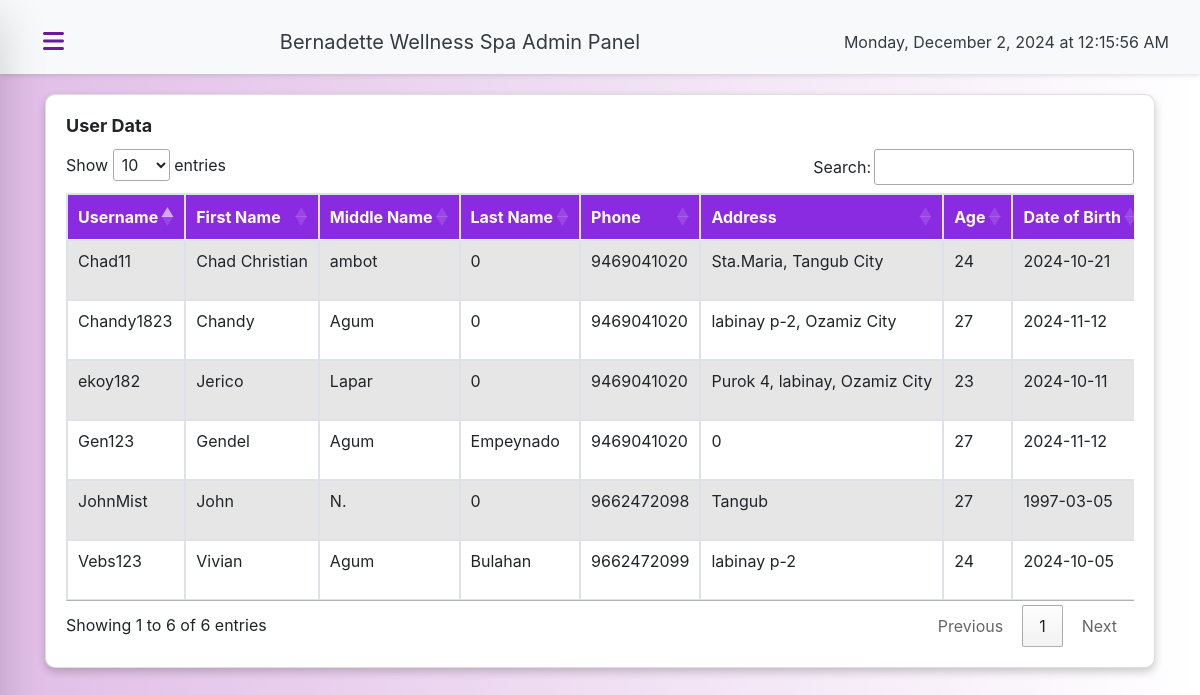
/login/process/view_all_users.php, run on the app's committed database.
### tables this page shows
CREATE TABLE `tbl_users` (
  `user_id` int(11) NOT NULL,
  `username` varchar(50) NOT NULL,
  `firstname` varchar(50) NOT NULL,
  `middlename` varchar(50) DEFAULT NULL,
  `lastname` varchar(255) NOT NULL,
  `phone` varchar(15) NOT NULL,
  `address` varchar(255) NOT NULL,
  `age` int(11) NOT NULL,
  `dob` date NOT NULL,
  `gender` enum('male','female','other') NOT NULL,
  `password` varchar(255) NOT NULL,
  `created_at` timestamp NOT NULL DEFAULT current_timestamp(),
  `otp` int(6) DEFAULT NULL,
  `email` varchar(255) NOT NULL,
  `is_active` tinyint(1) DEFAULT 1
);

### login/process/view_all_users.php (the view, shortened to what this page needs)
<?php
include '../../db_connection/db_connection.php';
include '../../includes/header.php';
?>
<header class="navbar" shadow-sm>
    <div class="container d-flex align-items-center justify-content-between">
        <button class="sidebar-toggle btn btn-outline-danger me-3" onclick="toggleSidebar()"
            aria-label="Toggle Sidebar">
            <i class="fas fa-bars"></i>
        </button>
        <a href="add_category.php" class="navbar-brand text-dark">Bernadette Wellness Spa Admin Panel</a>
        <div class="ms-auto">
            <span id="currentDateTime" class="text-dark"></span>
        </div>
    </div>
</header>
<!DOCTYPE html>
<html lang="en">
<head>
    <link rel="stylesheet" href="https://stackpath.bootstrapcdn.com/bootstrap/4.5.2/css/bootstrap.min.css">
    <link rel="stylesheet" href="https://cdn.datatables.net/1.10.21/css/jquery.dataTables.min.css">
    <link rel="stylesheet" href="https://cdnjs.cloudflare.com/ajax/libs/font-awesome/5.15.3/css/all.min.css">
    <link rel="stylesheet" href="../../login/login_style/table_style.css">
</head>
<body>
    <div class="container">
        <div class="card">
            <div class="card-body">
                <h3 class="card-title">User Data</h3>
                <div class="table-responsive">
                    <?php
                    $sql = "SELECT user_id, username, firstname, middlename, lastname, phone, address, age, dob, gender, created_at, is_active FROM tbl_users";
                    $result = $conn->query($sql);
                    if ($result->num_rows > 0) {
                        echo "<table id='usersTable' class='table table-striped table-bordered'>
                        <thead>
                        <tr>
                            <th>Username</th>
                            <th>First Name</th>
                            <th>Middle Name</th>
                            <th>Last Name</th>
                            <th>Phone</th>
                            <th>Address</th>
                            <th>Age</th>
                            <th>Date of Birth</th>
                            <th>Gender</th>
                            <th>Created At</th>
                            <th>Status</th>
                            <th>Actions</th>
                        </tr>
                        </thead>
                        <tbody>";
                        while ($row = $result->fetch_assoc()) {
                            $status = $row['is_active'] ? 'Active' : 'Inactive';
                            echo "<tr>
                                <td>" . $row['username'] . "</td>
                                <td>" . $row['firstname'] . "</td>
                                <td>" . $row['middlename'] . "</td>
                                <td>" . $row['lastname'] . "</td>
                                <td>" . $row['phone'] . "</td>
                                <td>" . $row['address'] . "</td>
                                <td>" . $row['age'] . "</td>
                                <td>" . $row['dob'] . "</td>
                                <td>" . $row['gender'] . "</td>
                                <td>" . $row['created_at'] . "</td>
                                <td>" . $status . "</td>
                                <td class='text-center'>
                                    <label class='toggle-switch'>
                                        <input type='checkbox' class='toggle-status' data-user-id='" . $row['user_id'] . "' " . ($row['is_active'] ? 'checked' : '') . ">
                                        <span class='slider'></span>
                                    </label>
                                </td>
                            </tr>";
                        }
                        echo "</tbody></table>";
                    } else {
                        echo "<div class='alert alert-warning' role='alert'>No users found.</div>";
                    }
                    ?>
                </div>
            </div>
        </div>
    </div>
</body>
</html>
<?php include "../../includes/footer.php"; ?>

### resources/service_style.css (style rules this page uses)
.card { border: 1px solid #ddd; border-radius: 10px; box-shadow: 0 4px 8px rgba(0, 0, 0, 0.1); }
.card-body { padding: 15px; }
.card-title { font-size: 18px; font-weight: bold; }

### login/login_style/table_style.css (style rules this page uses)
body { background-color: #f8f9fa; }
.container { margin-top: 10px; }
.card { border-radius: 10px; box-shadow: 0 4px 8px rgba(0, 0, 0, 0.2); margin: 20px auto; width: 100%; max-width: 1200px; }
.table thead th { background-color: #8a2be2; color: white; }
.table-responsive { overflow-x: auto; }
.table th, .table td { white-space: nowrap; }
.table th:nth-child(1), .table td:nth-child(1) { width: 50px; }
.table th:nth-child(2), .table td:nth-child(2) { width: 100px; }
.table th:nth-child(3), .table td:nth-child(3) { width: 150px; }
.table th:nth-child(4), .table td:nth-child(4) { width: 100px; }
.table th:nth-child(5), .table td:nth-child(5) { width: 100px; }
.table th:nth-child(6), .table td:nth-child(6) { width: 100px; }
.table th:nth-child(7), .table td:nth-child(7) { width: 100px; }
.table th:nth-child(8), .table td:nth-child(8) { width: 150px; }
.navbar { position: sticky; top: 0; z-index: 1000; background-color: #f8f9fa; box-shadow: 0 2px 4px var(--shadow); display: flex; justify-content: space-between; }
.navbar .container { display: flex; width: 100%; max-width: 1500px; }
.navbar .navbar-brand { flex-grow: 1; text-align: center; }
.sidebar-toggle { display: block; font-size: 1.5em; background: none; border: none; cursor: pointer; color: var(--primary-color); }

### includes/header.php (style rules this page uses)
:root { --primary-color: #6a1b9a; --secondary-color: #e1bee7; --text-color-dark: #333; --text-color-light: #fff; --background-color: #f8f9fa; --hover-color: #ff7f50; --shadow: rgba(0, 0, 0, 0.1); }
body { margin: 0; font-family: Arial, sans-serif; color: var(--text-color-dark); background: linear-gradient(to right, var(--secondary-color), #ffffff); overflow-x: hidden; }
.navbar { position: sticky; top: 0; z-index: 1000; background-color: #f8f9fa; box-shadow: 0 2px 4px var(--shadow); display: flex; justify-content: space-between; }
.navbar .container { display: flex; width: 100%; max-width: 1500px; }
.navbar .navbar-brand { flex-grow: 1; text-align: center; }
.sidebar-toggle { display: block; font-size: 1.5em; background: none; border: none; cursor: pointer; color: var(--primary-color); }
html { scroll-behavior: smooth; }

### data on the page
tbl_users: username "Vebs123", firstname "Vivian", middlename "Agum", lastname "Bulahan", phone "9662472099", address "labinay p-2", age "24", dob "2024-10-05"
tbl_users: username "ekoy182", firstname "Jerico", middlename "Lapar", lastname "0", phone "9469041020", address "Purok 4, labinay, Ozamiz City", age "23", dob "2024-10-11"
tbl_users: username "Chad11", firstname "Chad Christian", middlename "ambot", lastname "0", phone "9469041020", address "Sta.Maria, Tangub City", age "24", dob "2024-10-21"
tbl_users: username "Chandy1823", firstname "Chandy", middlename "Agum", lastname "0", phone "9469041020", address "labinay p-2, Ozamiz City", age "27", dob "2024-11-12"
tbl_users: username "Gen123", firstname "Gendel", middlename "Agum", lastname "Empeynado", phone "9469041020", address "0", age "27", dob "2024-11-12"
tbl_users: username "JohnMist", firstname "John", middlename "N.", lastname "0", phone "9662472098", address "Tangub", age "27", dob "1997-03-05"
